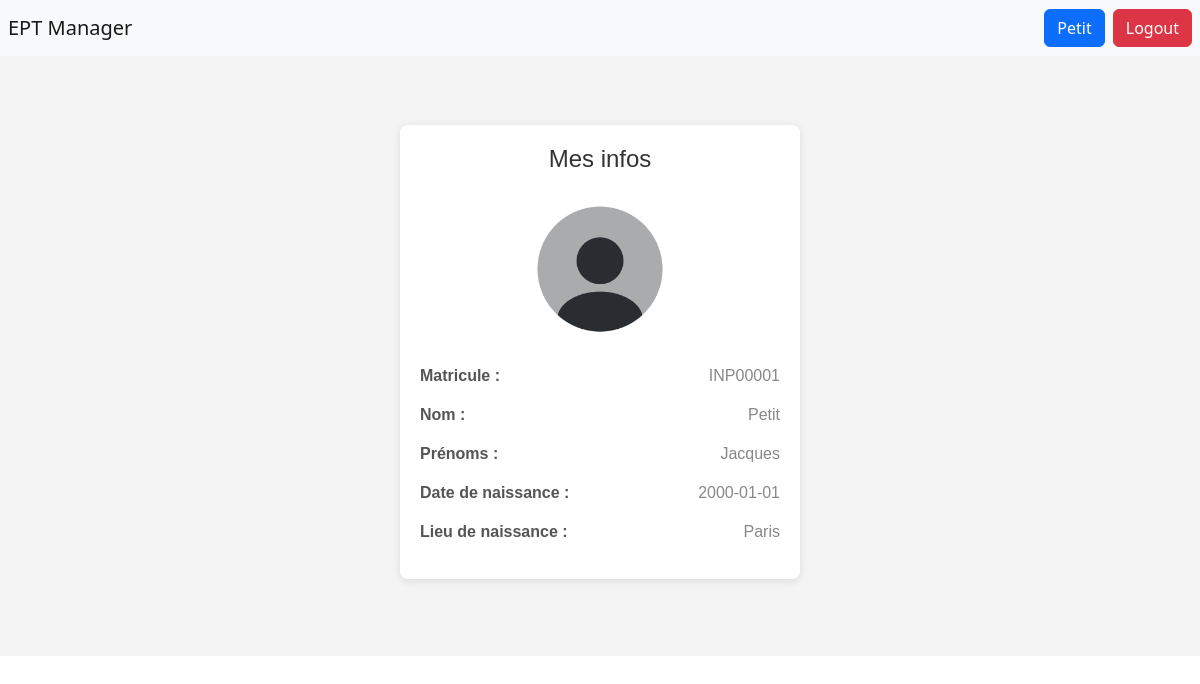
The app's page /menu_etudiant/profil/show_etudiant.php (signed in) with its own data.
### tables this page shows
CREATE TABLE `ETUDIANT` (
  `Matricule` char(10) NOT NULL,
  `c_cl` char(7) NOT NULL,
  `Nom` varchar(30) NOT NULL,
  `Prenom` varchar(30) NOT NULL,
  `Date_naiss` date NOT NULL,
  `Lieu_naiss` varchar(50) NOT NULL,
  `password` varchar(223) NOT NULL,
  PRIMARY KEY (`Matricule`),
  KEY `c_cl` (`c_cl`),
  CONSTRAINT `ETUDIANT_ibfk_1` FOREIGN KEY (`c_cl`) REFERENCES `CLASSE` (`Code_cl`)
);

### menu_etudiant/profil/show_etudiant.php (the view, shortened to what this page needs)
<!DOCTYPE html>
<html lang="fr">
<head>
    <link rel="stylesheet" type="text/css" href="/be_web/bootstrap.min.css">
    <link rel="stylesheet" type="text/css" href="/be_web/index.css">
</head>
<body>
    <?php require_once '../../header.php'; ?>
<?php
    if (isset($_SESSION['user']) && isset($_SESSION['utype'])) {
        $user = $_SESSION['user'];
        $utype = $_SESSION['utype'];
        $mat = $user['Matricule'];
        if ($utype == 'Etudiant') {
            require_once '../../dbconfig.php';
            try {
                $pdo = new PDO($dsn, $user, $pass, $opt);
                $pdo->setAttribute(PDO::ATTR_ERRMODE, PDO::ERRMODE_EXCEPTION);
                $stmt = $pdo->prepare("SELECT * FROM ETUDIANT WHERE Matricule = :mat");
                $stmt->bindParam(':mat', $mat, PDO::PARAM_INT);
                $stmt->execute();
                $etudiant = $stmt->fetch(PDO::FETCH_ASSOC);
                if ($etudiant) {
                    $matricule = htmlspecialchars($etudiant['Matricule']);
                    $nom = htmlspecialchars($etudiant['Nom']);
                    $prenoms = htmlspecialchars($etudiant['Prenom']);
                    $date_naiss = htmlspecialchars($etudiant['Date_naiss']);
                    $lieu_naiss = htmlspecialchars($etudiant['Lieu_naiss']);
                } else {
                    echo "Enseignant non trouvé.";
                    exit();
                }
            } catch (PDOException $e) {
                echo "Erreur de base de données : " . $e->getMessage();
                exit();
            }
        } else {
            echo "Accès refusé: type d'utilisateur incorrect ou statut incorrect.";
            header('Location: ../error.html');
            exit();
        }
    } else {
        echo "Accès refusé: session non définie.";
        header('Location: ../error.html');
        exit();
    }
?>
    <div id="body">
        <div class="teacher-card mt-2 mb-3">
            <h2>Mes infos</h2>
            <div class="photo-container">
                <img src="profil.png" alt="Photo de l'enseignant" class="photo">
            </div>
            <div class="info">
                <span class="label">Matricule :</span>
                <span class="value" id="matricule"><?= $matricule ?></span>
            </div>
            <div class="info">
                <span class="label">Nom :</span>
                <span class="value" id="nom"><?= $nom ?></span>
            </div>
            <div class="info">
                <span class="label">Prénoms :</span>
                <span class="value" id="prenoms"><?= $prenoms ?></span>
            </div>
            <div class="info">
                <span class="label">Date de naissance :</span>
                <span class="value" id="date_naiss"><?= $date_naiss ?></span>
            </div>
            <div class="info">
                <span class="label">Lieu de naissance :</span>
                <span class="value" id="lieu_naiss"><?= $lieu_naiss ?></span>
            </div>
        </div>
    </div>
</body>
</html>

### index.css (style rules this page uses)
#body { font-family: Arial, sans-serif; background-color: #f4f4f4; margin: 0; padding: 0; display: flex; justify-content: center; align-items: center; min-height: 600px; }
.info { display: flex; justify-content: space-between; margin-bottom: 15px; }
.label { font-weight: bold; color: #555; }
.value { color: #888; }

### menu_etudiant/profil/show_etudiant.php (style rules this page uses)
.teacher-card { background-color: #fff; border-radius: 8px; box-shadow: 0 2px 10px rgba(0, 0, 0, 0.1); padding: 20px; max-width: 400px; width: 100%; text-align: center; }
.photo-container { text-align: center; margin-bottom: 20px; }
.photo { width: 150px; height: 150px; border-radius: 50%; object-fit: cover; }
.teacher-card h2 { margin-top: 0; margin-bottom: 20px; font-size: 24px; color: #333; }
.info { display: flex; justify-content: space-between; margin-bottom: 15px; }
.label { font-weight: bold; color: #555; }
.value { color: #888; }

### records on screen
etudiant: Matricule "INP00001", Nom "Petit", Prenom "Jacques", Date_naiss "2000-01-01", Lieu_naiss "Paris"

### other values on screen
$user['Nom'] "Petit"
